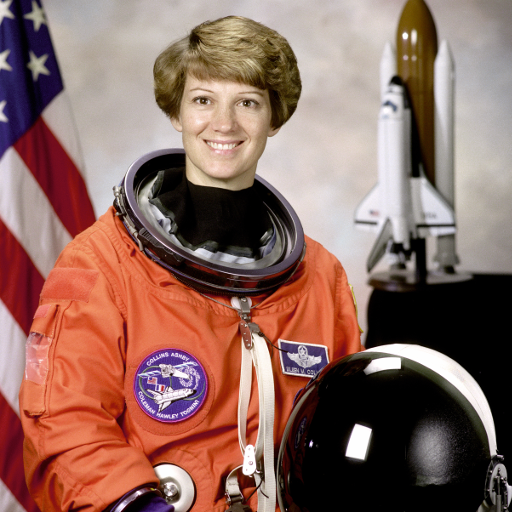
#> input picture skimage.data.astronaut(), 512 x 512 px
$ jupyter execute Untitled.ipynb
#> lines starting #> are read from the running program, lines starting #| are printed output that depends on the picture
# Untitled Try

[cell 1]
from skimage import io,data
import numpy as np
import matplotlib.pyplot as plt

[cell 2]
img = data.astronaut()
#> img is the input picture: shape (512, 512, 3); mean R, G, B 141.6, 105.8, 96.5
plt.imshow(img)
plt.axis('off')

[cell 3]
plt.imshow(img,cmap = plt.cm.gray)
plt.axis('off')

[cell 4]
img = io.imread('images/640-9.jpeg')
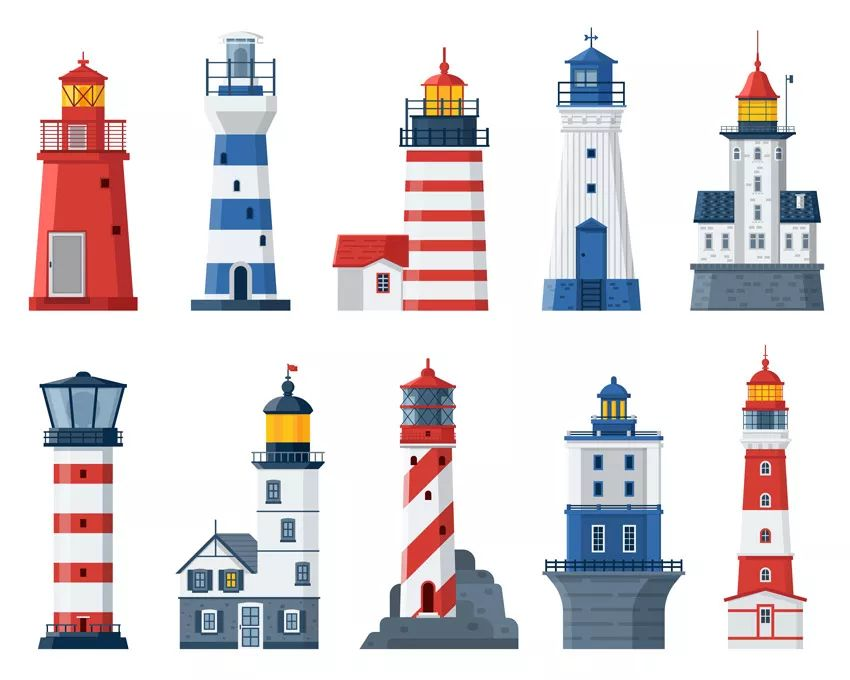
#> input picture 00/images/640-9.jpeg, 850 x 680 px
#> img is the input picture: shape (680, 850, 3); mean R, G, B 221.4, 215.8, 218.5
plt.imshow(img,plt.cm.gray)
plt.show()

[cell 5]
img.shape
#> Out = (680, 850, 3)

[cell 6]
red = img[:,:,0]
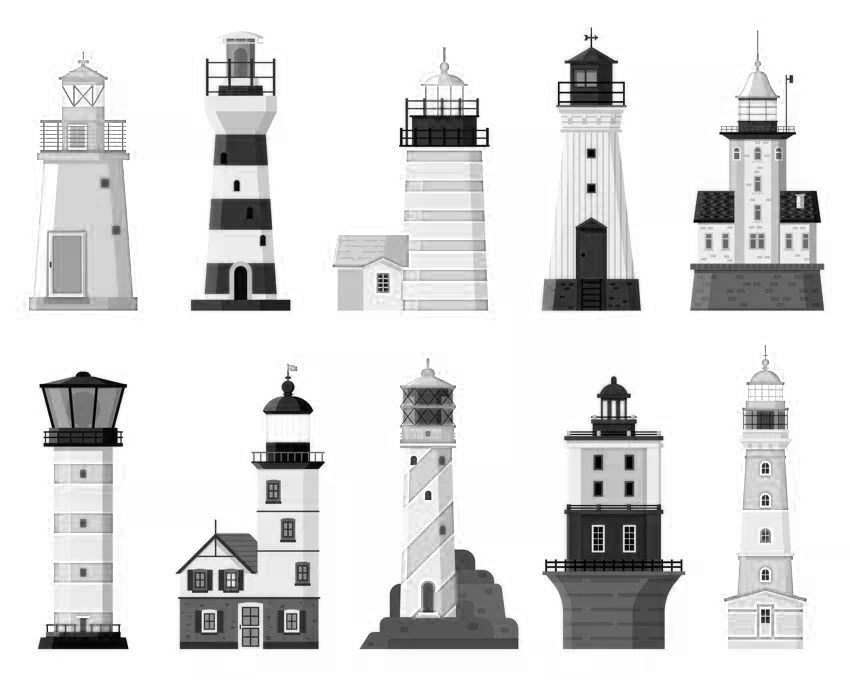
#> red: shape (680, 850); min 0, max 255, mean 221.4
green = img[:,:,1]
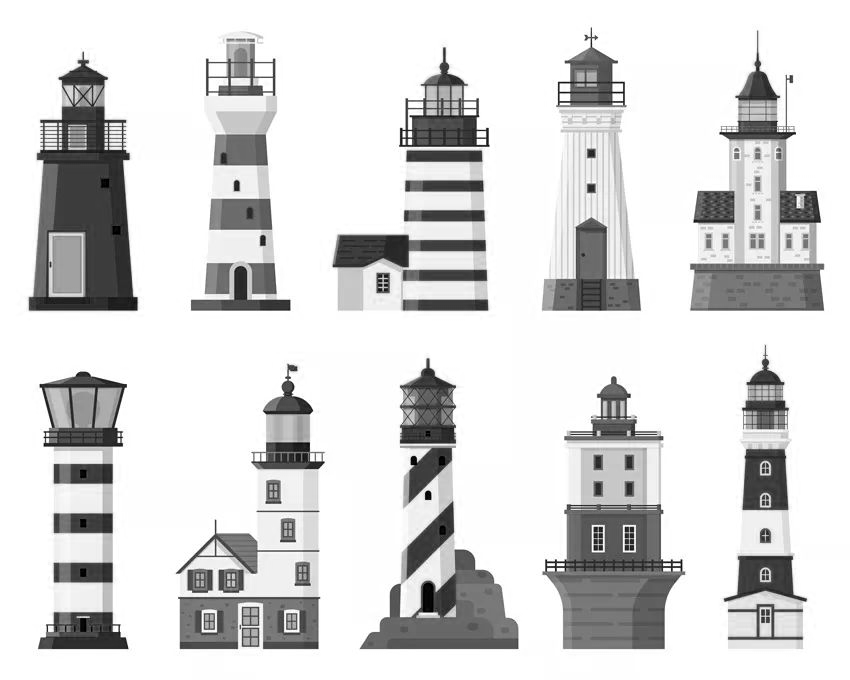
#> green: shape (680, 850); min 0, max 255, mean 215.8
blue = img[:,:,2]
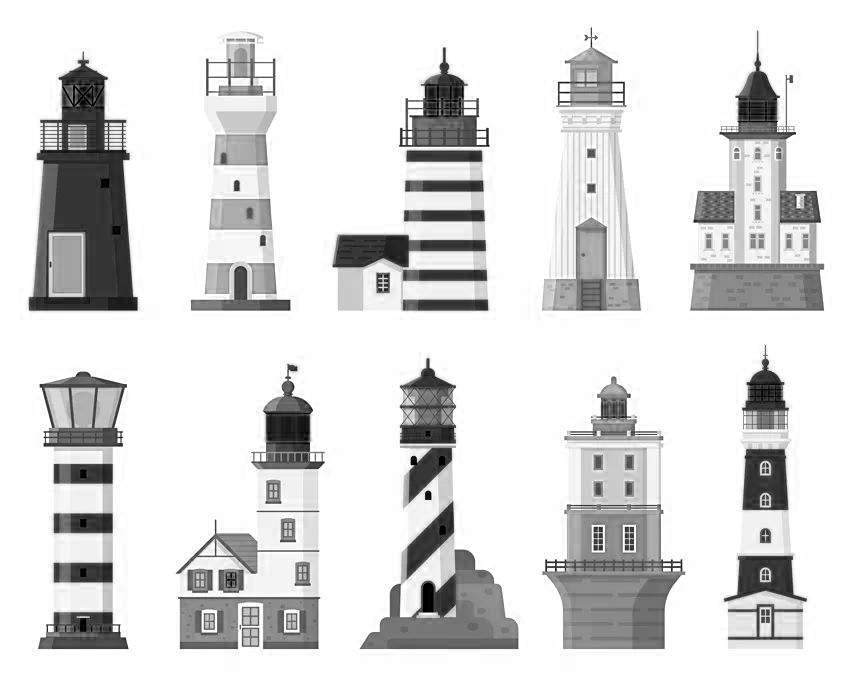
#> blue: shape (680, 850); min 0, max 255, mean 218.5

[cell 7]
plt.subplot(2,2,1)
plt.imshow(img)
plt.title('original')

plt.subplot(2,2,2)
plt.imshow(red,cmap=plt.cm.gray)
plt.title('red')

plt.subplot(2,2,3)
plt.imshow(green,cmap=plt.cm.gray)
plt.title('green')

plt.subplot(2,2,4)
plt.imshow(blue,cmap=plt.cm.gray)
plt.title('blue')

[cell 8]
from skimage import io,data
img = data.astronaut()
io.imshow(img)
io.imsave('astro.jpg',img)
